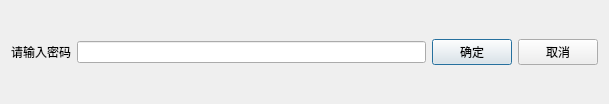
<?xml version="1.0" encoding="UTF-8"?>
<ui version="4.0">
 <class>passwordDialog</class>
 <widget class="QDialog" name="passwordDialog">
  <property name="geometry">
   <rect>
    <x>0</x>
    <y>0</y>
    <width>609</width>
    <height>104</height>
   </rect>
  </property>
  <property name="windowTitle">
   <string>请输入密码</string>
  </property>
  <property name="windowIcon">
   <iconset>
    <normaloff>../resource/picture/password.png</normaloff>../resource/picture/password.png</iconset>
  </property>
  <layout class="QVBoxLayout" name="verticalLayout">
   <item>
    <layout class="QHBoxLayout" name="horizontalLayout">
     <item>
      <widget class="QLabel" name="label">
       <property name="text">
        <string>请输入密码</string>
       </property>
      </widget>
     </item>
     <item>
      <widget class="QLineEdit" name="password"/>
     </item>
     <item>
      <widget class="QPushButton" name="confirmButton">
       <property name="text">
        <string>确定</string>
       </property>
      </widget>
     </item>
     <item>
      <widget class="QPushButton" name="cancleButton">
       <property name="text">
        <string>取消</string>
       </property>
      </widget>
     </item>
    </layout>
   </item>
  </layout>
 </widget>
 <resources/>
 <connections>
  <connection>
   <sender>cancleButton</sender>
   <signal>clicked()</signal>
   <receiver>passwordDialog</receiver>
   <slot>close()</slot>
   <hints>
    <hint type="sourcelabel">
     <x>556</x>
     <y>51</y>
    </hint>
    <hint type="destinationlabel">
     <x>304</x>
     <y>51</y>
    </hint>
   </hints>
  </connection>
  <connection>
   <sender>confirmButton</sender>
   <signal>clicked()</signal>
   <receiver>passwordDialog</receiver>
   <slot>hide()</slot>
   <hints>
    <hint type="sourcelabel">
     <x>469</x>
     <y>51</y>
    </hint>
    <hint type="destinationlabel">
     <x>304</x>
     <y>51</y>
    </hint>
   </hints>
  </connection>
 </connections>
</ui>
